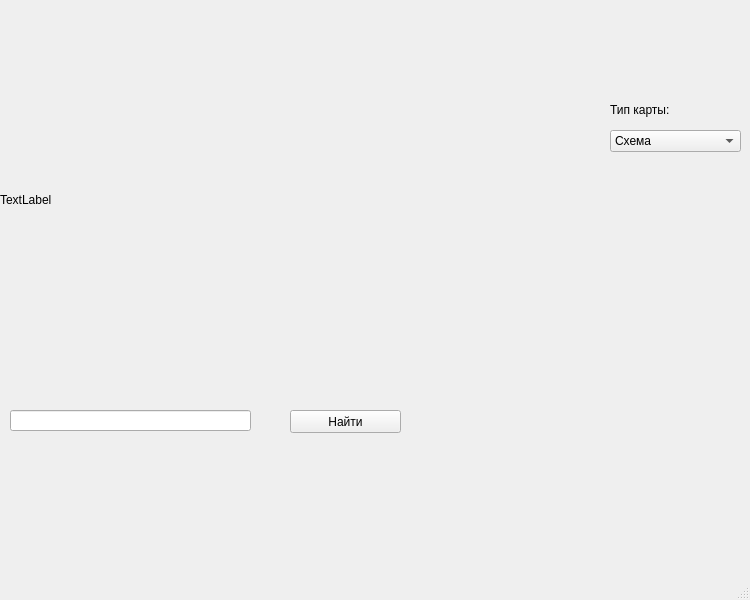
<?xml version="1.0" encoding="UTF-8"?>
<ui version="4.0">
 <class>ProjectMapsAPI</class>
 <widget class="QMainWindow" name="ProjectMapsAPI">
  <property name="geometry">
   <rect>
    <x>0</x>
    <y>0</y>
    <width>750</width>
    <height>600</height>
   </rect>
  </property>
  <property name="windowTitle">
   <string>ProjectMapsAPI</string>
  </property>
  <widget class="QWidget" name="centralwidget">
   <widget class="QComboBox" name="comboBox">
    <property name="enabled">
     <bool>true</bool>
    </property>
    <property name="geometry">
     <rect>
      <x>610</x>
      <y>130</y>
      <width>131</width>
      <height>22</height>
     </rect>
    </property>
    <property name="focusPolicy">
     <enum>Qt::NoFocus</enum>
    </property>
    <property name="autoFillBackground">
     <bool>false</bool>
    </property>
    <item>
     <property name="text">
      <string>Схема</string>
     </property>
    </item>
    <item>
     <property name="text">
      <string>Спутник</string>
     </property>
    </item>
    <item>
     <property name="text">
      <string>Гибрид</string>
     </property>
    </item>
   </widget>
   <widget class="QLabel" name="label">
    <property name="geometry">
     <rect>
      <x>610</x>
      <y>100</y>
      <width>121</width>
      <height>20</height>
     </rect>
    </property>
    <property name="text">
     <string>Тип карты:</string>
    </property>
   </widget>
   <widget class="QLabel" name="map_label">
    <property name="geometry">
     <rect>
      <x>0</x>
      <y>0</y>
      <width>600</width>
      <height>400</height>
     </rect>
    </property>
    <property name="focusPolicy">
     <enum>Qt::StrongFocus</enum>
    </property>
    <property name="text">
     <string>TextLabel</string>
    </property>
   </widget>
   <widget class="QLineEdit" name="address">
    <property name="geometry">
     <rect>
      <x>10</x>
      <y>410</y>
      <width>241</width>
      <height>21</height>
     </rect>
    </property>
    <property name="focusPolicy">
     <enum>Qt::ClickFocus</enum>
    </property>
   </widget>
   <widget class="QPushButton" name="search">
    <property name="geometry">
     <rect>
      <x>290</x>
      <y>410</y>
      <width>111</width>
      <height>23</height>
     </rect>
    </property>
    <property name="text">
     <string>Найти</string>
    </property>
   </widget>
  </widget>
  <widget class="QMenuBar" name="menubar">
   <property name="geometry">
    <rect>
     <x>0</x>
     <y>0</y>
     <width>750</width>
     <height>21</height>
    </rect>
   </property>
  </widget>
  <widget class="QStatusBar" name="statusbar"/>
 </widget>
 <resources/>
 <connections/>
</ui>
